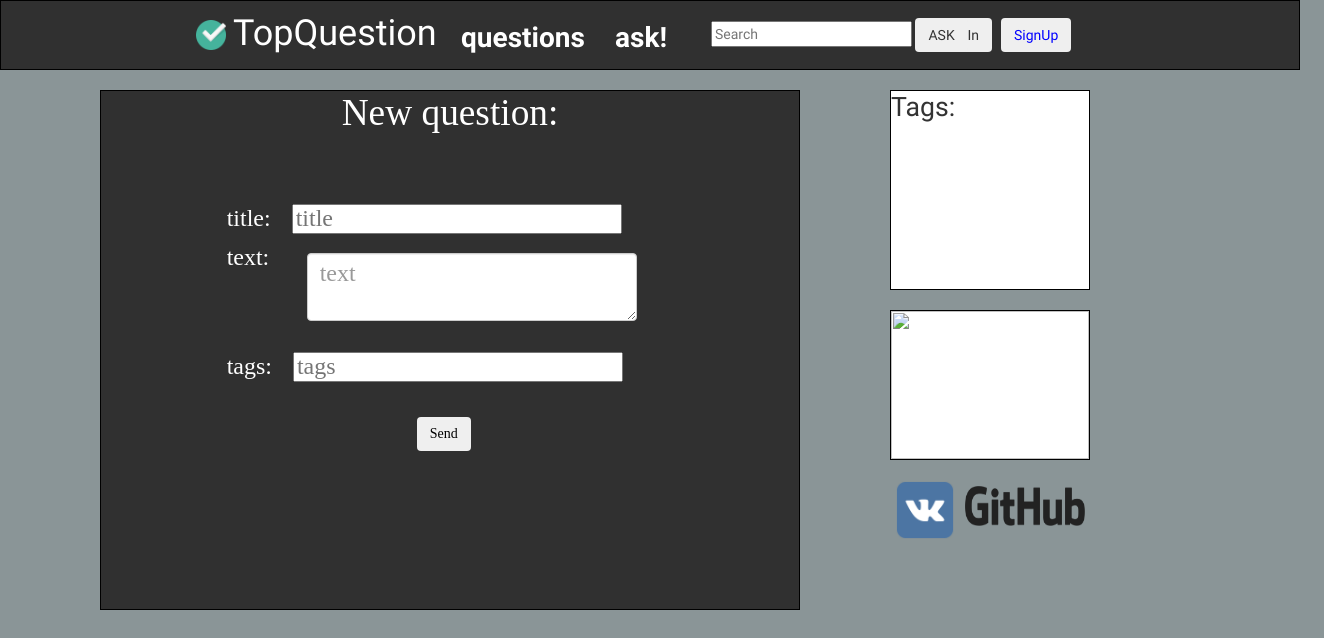
Page /ask/ on the earlier database version.
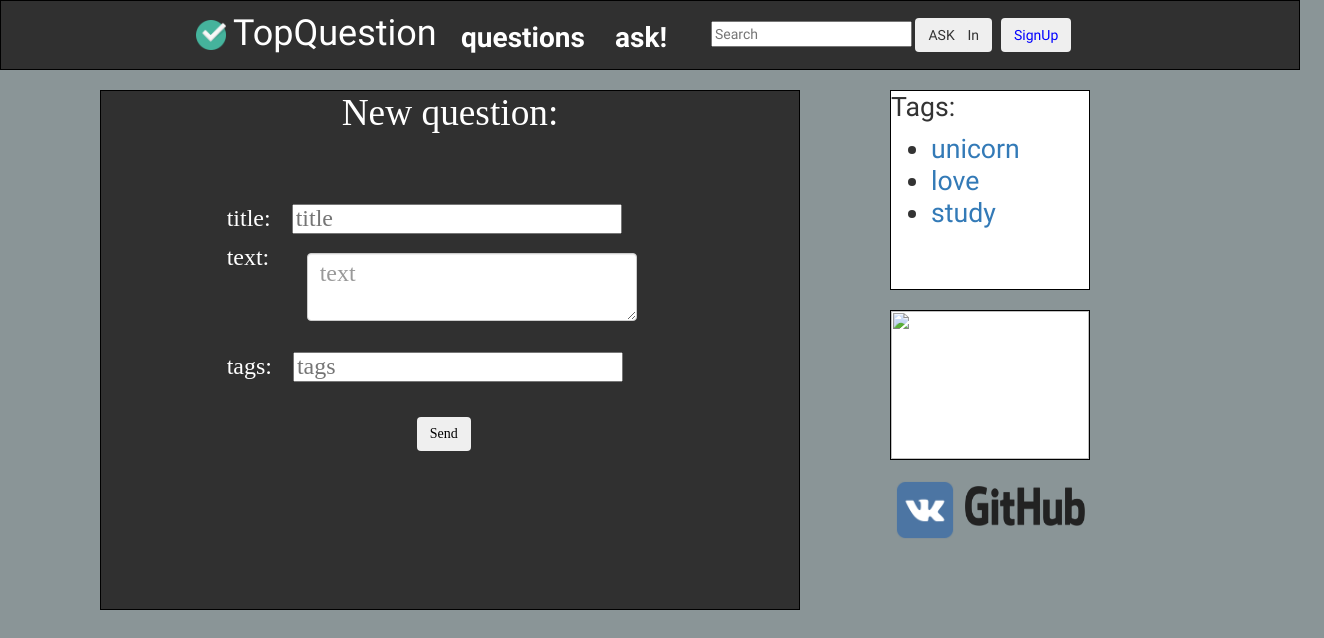
Same page on the later database version.
### ask/models.py (models this page shows)
class Tag(models.Model):
  class Meta:
    verbose_name = u'Тэг'
    verbose_name_plural = u'Тэги'
  text = models.CharField(max_length=50, verbose_name='Tag')
  def __unicode__(self):
    return self.text

### ask/views.py (the view)
# urls.py: url(r'^ask/', views.ask_page, name='ask page'),
def ask_page(request):
	return render_to_response('ask.html', {'isLogging': False, 'tags': randomTags()})

### ask/views.py (called while the page is built)
def randomTags():
	tags = []
	for i in range(Tag.objects.count()):
		tags.append(str(Tag.objects.get(id=i + 1)))
	np.random.shuffle(tags)
	return tags[:3]

### templates/ask.html (shortened to what this page needs)
{% extends "base.html"%}
{% block content %}
<div class="content">
	<div class="new-question border">
		<div class="new-question-title">
			<p>New question:</p>
		</div>
		<div class="form-new-question">
			<form>
				<p>title:
				<input type="text" class="form-new-question-edit-text" placeholder="title"></input></p>
				<p>text:
					<textarea class="form-new-question-textarea form-control" placeholder="text"></textarea></p>
				<p>tags:
					<input type="text" class="form-new-question-edit-text" placeholder="tags"></input></p>
				<p><button type="submit" class="btn form-new-question-btn">Send</button></p>
			</form>
		</div>
	</div>
</div>
{% endblock %}

### templates/base.html (shortened to what this page needs)
{% load static %}
<DOCTYPE! html>
<html>
<head>
	<link href="{% static 'bootstrap-3.3.5-dist/css/bootstrap.min.css' %}" rel="stylesheet" type="text/css">
	<link href="{% static 'css/style.css' %}" rel="stylesheet" type="text/css">
</head>
<body>
	<div class="header border">
		<div class="row">
			<div class="col-md-12">
				<div class="header-logo">
					<a href="{% url 'index'%}">
						<img src="{% static 'imgs/check.png' %}" class="header-logo-img">
						<h1 class="header-logo-text">TopQuestion</h1>
					</a>
				</div>
				<div class="header-menu">
					<div class="header-menu-nav">
						<nav>
							<ul class="header-menu-nav-ul">
								<li class="header-menu-nav-ul-li"><a href="{% url 'hot_questions' %}" class="header-menu-nav-ul-li-a">questions</a></li>
								<li class="header-menu-nav-ul-li"><a href="{% url 'ask page'%}" class="header-menu-nav-ul-li-a">ask!</a></li>
							</ul>
						</nav>
						<div class="header-menu-nav-search">
							<form class="form-search">
								<input type="text" class="input-medium search-query" placeholder="Search">
								<button type="submit" class="btn">ASK</button>
							</form>
						</div>
					</div>
				</div>
          {% if isLogging %}
            <div class="header-user">
              <img src="{% static 'imgs/avatar_user.png' %}" class="img-circle header-user-avatar">
              <div class="header-user-info">
                <p class="header-user-info-p"><a href="{% url 'user' %}" class="header-user-info-p-a">settings</a></p>
                <p class="header-user-info-p"><a href="#" class="header-user-info-p-a">logout</a></p>
              </div>
            </div>
          {% else %}
            <div class="header-menu-nav-register-btns">
              <div class="header-menu-nav-register-btn-login">
                <form>
                </form>
              </div>
              <div class="header-menu-nav-register-btn-signup">
                <form>
                  <input type="button" class="btn btn-large" value="SignUp" onClick='location.href="/signup/"'>
                </form>
              </div>
            </div>
          {% endif %}
			</div>
		</div>
	</div>
	<div class="right">
		<div class="right-tags border">
			<p>Tags:</p>
			<ul>
				{% for tag in tags %}
					<li><a href="{% url 'questions tag' tag %}">{{ tag }}</a></li>
				{% endfor %}
			</ul>
		</div>
		<div class="right-technopark border">
			<a href="https://park.mail.ru/blog/topic/4815/">
				<img src="{% static 'imgs/tp.png' %}" class="right-technopark-img">
			</a>
		</div>
		<div class="right-soc-network">
			<div class="right-soc-network-vk">
				<a href="https://vk.com/feed">
					<img src="{% static 'imgs/vk.png' %}" class="right-soc-network-vk-img">
				</a>
			</div>
			<div class="right-soc-network-github">
				<a href="https://github.com/vladpereskokov">
					<img src="{% static 'imgs/github.png' %}" class="right-soc-network-github-img">
				</a>
			</div>
		</div>
	</div>
	{% block content %}{% endblock %}
</body>
</html>

### static/css/style.css (style rules this page uses)
body { margin: 0 0; background: #8a9597; font-family: 'Indie Flower', cursive; }
a { text-decoration: none; }
.header { background: #303030; width: 1300px; height: 70px; }
.header:before { content: ''; display: inline-block; height: 35%; vertical-align: middle; }
.header-logo { display: inline-block; vertical-align: middle; color: #fff; font: 'Montez'; }
.header-logo-img { width: 30px; height: 30px; margin-top: -5px; margin-left: 195px; }
.header-logo-text { margin-top: -36px; margin-left: 232px; color: #fff; }
.header-menu-nav { display: block; position: relative; margin-top: -55px; margin-left: 450px; }
.header-menu-nav-ul { width: 600px; margin: 10 10; padding-left: 0; list-style: none; overflow: hidden; }
.header-menu-nav-ul-li { float: left; width: 120px; }
.header-menu-nav-ul-li-a { text-align: center; display: block; color: #fff; font-size: 2em; font-weight: bold; transition: 0.5s ease-in-out; }
.header-menu-nav-search { margin-top: -50px; margin-left: 260px; }
.header-menu-nav-register-btns { margin-top: -48px; margin-left: 920px; }
.header-menu-nav-register-btn-login { padding-left: 10px; }
.header-menu-nav-register-btn-signup { padding-left: 80px; margin-top: -48px; color: blue; }
.questions, .new-question { width: 700px; height: 700px; margin-top: -540px; margin-left: 100px; }
.questions-title, .new-question-title, .question-page { text-align: center; font: 28pt 'Cormorant Garamond'; }
.new-question { height: 520px; background: #303030; color: white; }
.form-new-question { font: 18pt 'Cormorant Garamond'; width: 60%; margin-top: 7%; margin-left: 18%; }
.form-new-question-edit-text { width: 330px; height: 30px; color: black; margin-top: 5%; margin-left: 15px; }
.form-new-question-textarea { width: 330px; height: 300px; font: 18pt 'Cormorant Garamond'; color: black; margin-top: -18px; margin-left: 80px; }
.form-new-question-btn { margin-top: 25px; margin-left: 190px; color: black; }
.right-tags { width: 200px; height: 200px; background: #fff; font: 20pt 'Indie Flower'; margin-top: 20px; margin-left: 890px; }
.right-technopark { width: 200px; height: 150px; background: #fff; margin-top: 20px; margin-left: 890px; }
.right-technopark-img, .right-soc-network-vk-img, .right-soc-network-github-img { width: 100%; height: 100%; }
.right-soc-network { width: 200px; height: 150px; margin-top: 20px; margin-left: 875px; }
.right-soc-network-vk { width: 60px; height: 60px; margin: 16 20; }
.right-soc-network-github { width: 120px; height: 40px; margin-top: -70px; margin-left: 90px; }
.border { border: 1px solid black; }

Differences in the rows shown:
added Tag: tags "unicorn"
added Tag: tags "love"
added Tag: tags "study"
